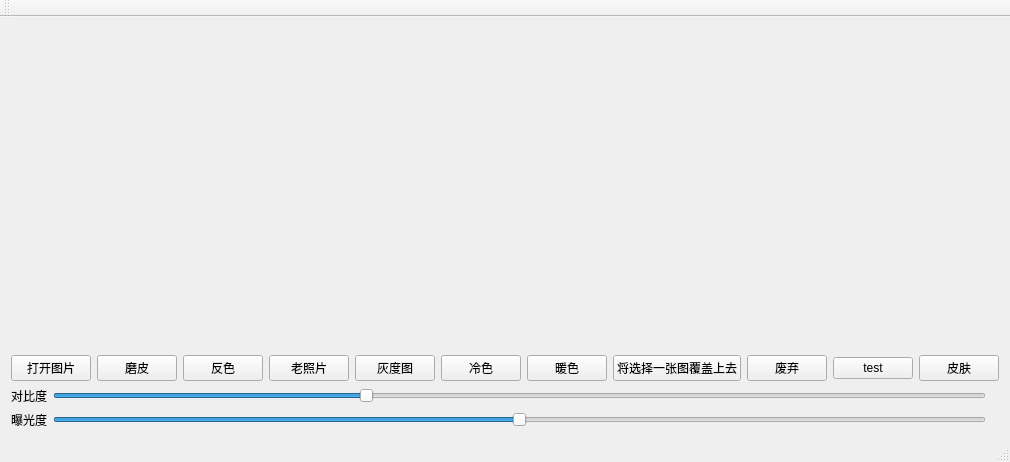
<?xml version="1.0" encoding="UTF-8"?>
<ui version="4.0">
 <class>MainWindow</class>
 <widget class="QMainWindow" name="MainWindow">
  <property name="geometry">
   <rect>
    <x>0</x>
    <y>0</y>
    <width>789</width>
    <height>462</height>
   </rect>
  </property>
  <property name="windowTitle">
   <string>MainWindow</string>
  </property>
  <widget class="QWidget" name="centralWidget">
   <layout class="QGridLayout" name="gridLayout" rowstretch="1,0,0,0,0" columnstretch="1,0">
    <item row="0" column="1">
     <widget class="QLabel" name="labelcl">
      <property name="text">
       <string/>
      </property>
     </widget>
    </item>
    <item row="1" column="0" colspan="2">
     <layout class="QHBoxLayout" name="horizontalLayout">
      <item>
       <widget class="QPushButton" name="openBtn">
        <property name="text">
         <string>打开图片</string>
        </property>
       </widget>
      </item>
      <item>
       <widget class="QPushButton" name="pushButton_2">
        <property name="text">
         <string>磨皮</string>
        </property>
       </widget>
      </item>
      <item>
       <widget class="QPushButton" name="fanseBtn">
        <property name="text">
         <string>反色</string>
        </property>
       </widget>
      </item>
      <item>
       <widget class="QPushButton" name="cv1Btn">
        <property name="text">
         <string>老照片</string>
        </property>
       </widget>
      </item>
      <item>
       <widget class="QPushButton" name="GrayScaleBtn">
        <property name="text">
         <string>灰度图</string>
        </property>
       </widget>
      </item>
      <item>
       <widget class="QPushButton" name="coolBtn">
        <property name="text">
         <string>冷色</string>
        </property>
       </widget>
      </item>
      <item>
       <widget class="QPushButton" name="warnBtn">
        <property name="text">
         <string>暖色</string>
        </property>
       </widget>
      </item>
      <item>
       <widget class="QPushButton" name="gugaiBtn">
        <property name="text">
         <string>将选择一张图覆盖上去</string>
        </property>
       </widget>
      </item>
      <item>
       <widget class="QPushButton" name="fushBtn">
        <property name="text">
         <string>废弃</string>
        </property>
       </widget>
      </item>
      <item>
       <widget class="QPushButton" name="pushButton">
        <property name="text">
         <string>test</string>
        </property>
       </widget>
      </item>
      <item>
       <widget class="QPushButton" name="skinBtn">
        <property name="text">
         <string>皮肤</string>
        </property>
       </widget>
      </item>
     </layout>
    </item>
    <item row="4" column="0">
     <layout class="QHBoxLayout" name="horizontalLayout_3">
      <item>
       <widget class="QLabel" name="label_3">
        <property name="text">
         <string>曝光度</string>
        </property>
       </widget>
      </item>
      <item>
       <widget class="QSlider" name="lightSlider">
        <property name="maximum">
         <number>300</number>
        </property>
        <property name="value">
         <number>150</number>
        </property>
        <property name="orientation">
         <enum>Qt::Horizontal</enum>
        </property>
       </widget>
      </item>
     </layout>
    </item>
    <item row="0" column="0">
     <widget class="QLabel" name="label">
      <property name="text">
       <string/>
      </property>
     </widget>
    </item>
    <item row="3" column="0">
     <layout class="QHBoxLayout" name="horizontalLayout_2">
      <item>
       <widget class="QLabel" name="label_2">
        <property name="text">
         <string>对比度</string>
        </property>
       </widget>
      </item>
      <item>
       <widget class="QSlider" name="duibiSlider">
        <property name="maximum">
         <number>300</number>
        </property>
        <property name="value">
         <number>100</number>
        </property>
        <property name="orientation">
         <enum>Qt::Horizontal</enum>
        </property>
       </widget>
      </item>
     </layout>
    </item>
   </layout>
  </widget>
  <widget class="QMenuBar" name="menuBar">
   <property name="geometry">
    <rect>
     <x>0</x>
     <y>0</y>
     <width>789</width>
     <height>36</height>
    </rect>
   </property>
  </widget>
  <widget class="QToolBar" name="mainToolBar">
   <attribute name="toolBarArea">
    <enum>TopToolBarArea</enum>
   </attribute>
   <attribute name="toolBarBreak">
    <bool>false</bool>
   </attribute>
  </widget>
  <widget class="QStatusBar" name="statusBar"/>
 </widget>
 <layoutdefault spacing="6" margin="11"/>
 <resources/>
 <connections/>
</ui>
